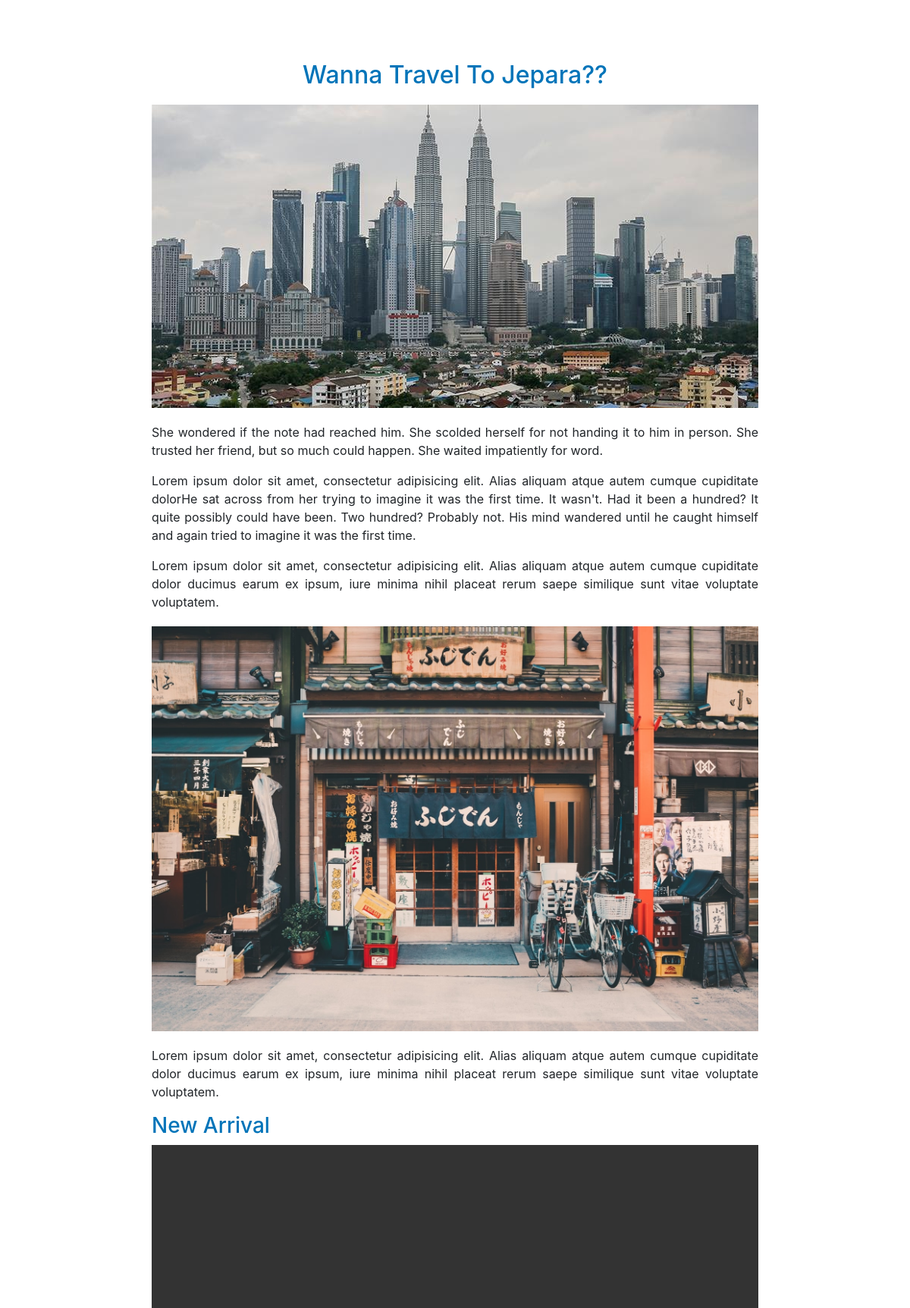
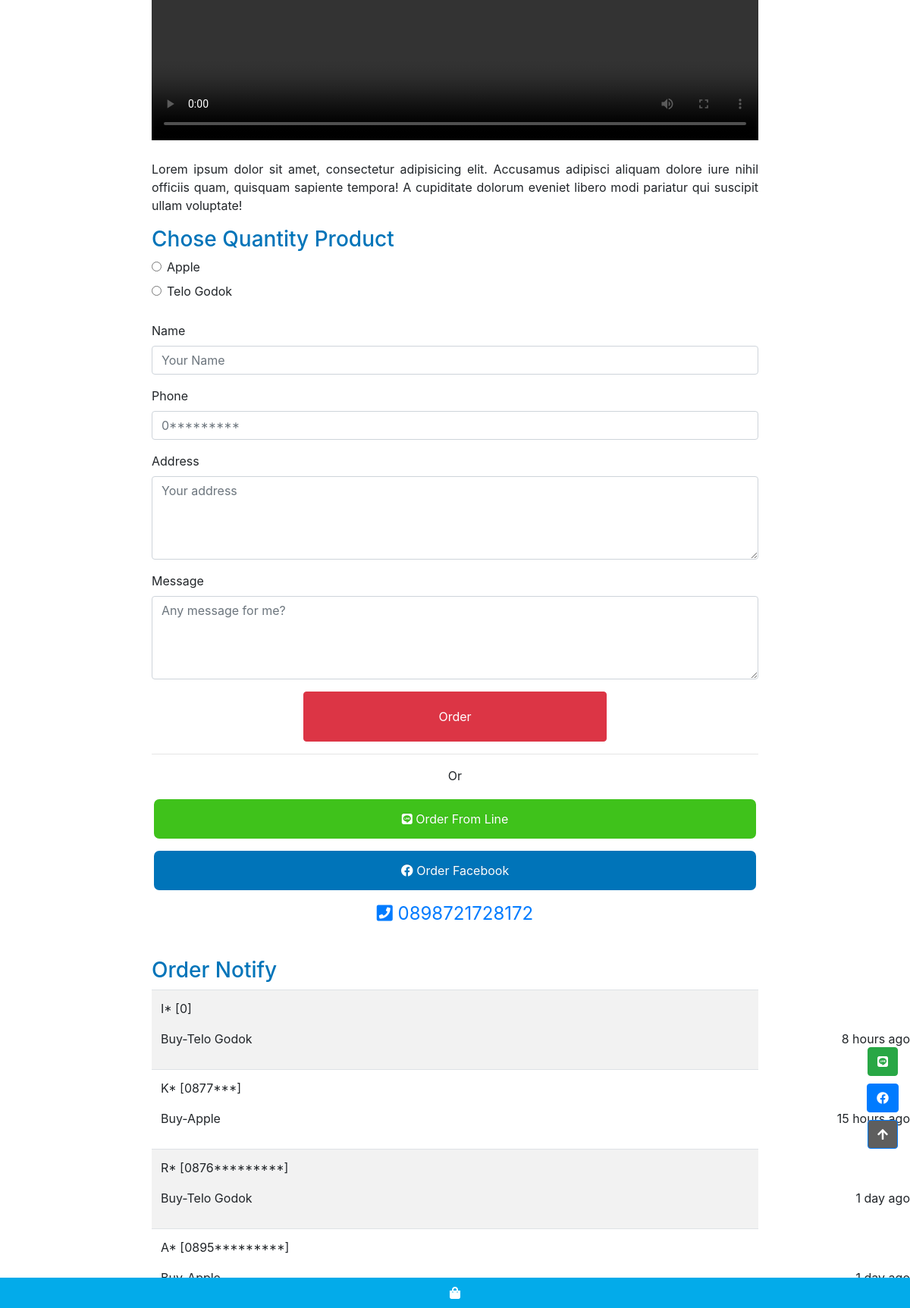
The page / on the database its author committed (2 pictures, top to bottom).
### tables this page shows
CREATE TABLE `product_varians` (
  `id_pv` int(11) NOT NULL,
  `name` varchar(255) NOT NULL
);

CREATE TABLE `transaction` (
  `id` int(11) NOT NULL,
  `pv_id` int(11) NOT NULL,
  `name` varchar(255) NOT NULL,
  `address` text NOT NULL,
  `phone` varchar(50) NOT NULL,
  `message` text NOT NULL,
  `date` timestamp NULL DEFAULT NULL
);

### config/MainClass.php (called while the page is built, shortened)
<?php
class MainClass
{
    function __construct()
    {
        $host = "localhost";
        $user = "root";
        $pw = "";
        $db = "fiver_puphas";
        $this->db = new PDO("mysql:$host", $user, $pw);
        $this->db->exec("CREATE DATABASE IF NOT EXISTS $db");
        $this->db->exec("USE $db");
    }
    function getPv()
    {
        return $this->db->query("select * from product_varians order by id_pv desc ")->fetchAll();
    }
    function getNotify()
    {
        return $this->db->query("select *, t.name as tname, pv.name as pvname
            from transaction t
            join   product_varians pv on t.pv_id =pv.id_pv
            order by id desc
            limit 0,9 ")->fetchAll(PDO::FETCH_ASSOC);
    }
    function time_elapsed_string($datetime, $full = false)
    {
        $now = new DateTime;
        $ago = new DateTime($datetime);
        $diff = $now->diff($ago);
        $diff->w = floor($diff->d / 7);
        $diff->d -= $diff->w * 7;
        $string = array(
            'y' => 'year',
            'm' => 'month',
            'w' => 'week',
            'd' => 'day',
            'h' => 'hour',
            'i' => 'minute',
            's' => 'second',
        );
        foreach ($string as $k => &$v) {
            if ($diff->$k) {
                $v = $diff->$k . ' ' . $v . ($diff->$k > 1 ? 's' : '');
            } else {
                unset($string[$k]);
            }
        }
        if (!$full) $string = array_slice($string, 0, 1);
        return $string ? implode(', ', $string) . ' ago' : 'just now';
    }
}
$use = new MainClass();

### index.php (the view, shortened to what this page needs)
<?php
require 'config/MainClass.php';
$productVariation = $use->getPv();
$notify = $use->getNotify();
$pageFbName = "dityaranote";
$pageLineId = "dityara17";
$phoneNumber = "0898721728172";
?>
<!doctype html>
<html lang="en">
<head>
    <link rel="stylesheet" href="https://cdnjs.cloudflare.com/ajax/libs/font-awesome/5.14.0/css/all.min.css"
/>
    <link rel="stylesheet" href="https://stackpath.bootstrapcdn.com/bootstrap/4.5.2/css/bootstrap.min.css"
>
    <link rel="stylesheet" href="css/myCss.css">
</head>
<body>
<div class="container">
    <div class="main">
        <div class="title" id="title">
            <h2>Wanna Travel To Jepara??</h2>
        </div>
        <div class="img">
            <img src="images/product1.png" alt="Product 1" style="width: 100%;height: 400px">
        </div>
        <p>
            She wondered if the note had reached him. She scolded herself for not handing it to him in person. She
            trusted her friend, but so much could happen. She waited impatiently for word.
        </p>
        <p>
            Lorem ipsum dolor sit amet, consectetur adipisicing elit. Alias aliquam atque autem cumque cupiditate
            dolorHe sat across from her trying to imagine it was the first time. It wasn't. Had it been a hundred? It
            quite possibly could have been. Two hundred? Probably not. His mind wandered until he caught himself and
            again tried to imagine it was the first time.
        </p>
        <p>
            Lorem ipsum dolor sit amet, consectetur adipisicing elit. Alias aliquam atque autem cumque cupiditate dolor
            ducimus earum ex ipsum, iure minima nihil placeat rerum saepe similique sunt vitae voluptate voluptatem.
        </p>
        <div class="img">
            <img src="images/product2.jpeg" alt="Product 1">
        </div>
        <p>
            Lorem ipsum dolor sit amet, consectetur adipisicing elit. Alias aliquam atque autem cumque cupiditate dolor
            ducimus earum ex ipsum, iure minima nihil placeat rerum saepe similique sunt vitae voluptate voluptatem.
        </p>
        <div class="sub-title">
            <h3>New Arrival</h3>
        </div>
        <video src="videos/play-1.mp4" autoplay controls>
        </video>
        <p>
            Lorem ipsum dolor sit amet, consectetur adipisicing elit. Accusamus adipisci aliquam dolore iure nihil
            officiis quam, quisquam sapiente tempora! A cupiditate dolorum eveniet libero modi pariatur qui suscipit
            ullam voluptate!
        </p>
        <div class="form" id="form" style="margin-bottom: 40px;">
            <form action="" method="post">
                <div class="sub-title">
                    <h3>Chose Quantity Product</h3>
                </div>
                    <div class="form-check" style="margin-bottom: 20px;">
                        <?php foreach ($productVariation as $product): ?>
                            <input onclick="setBold(<?= $product['id_pv'] ?>)" id="cProduk<?= $product['id_pv'] ?>"
                                   type="radio" name="varian" class="form-check-input" value="<?= $product['id_pv'] ?>">
                            <label class="id_pv_c" for="cProduk<?= $product['id_pv'] ?>">
                                <?= $product['name'] ?>
                            </label>
                            <br>
                        <?php endforeach; ?>
                    </div>
                    <div class="form-group">
                        <label for="">Name</label>
                        <input type="text" name="name" class="form-control" required placeholder="Your Name">
                    </div>
                    <div class="form-group">
                        <label for="">Phone</label>
                        <input type="number" name="phone" class="form-control" required placeholder="0*********">
                    </div>
                    <div class="form-group">
                        <label for="">Address</label>
                        <textarea name="address" id="" class="form-control" required rows="4" placeholder="Your address"></textarea>
                    </div>
                    <div class="form-group">
                        <label for="">Message</label>
                        <textarea name="message" id="" class="form-control" rows="4" placeholder="Any message for me?"></textarea>
                    </div>
                    <div class="text-center">
                        <button name="submit" style="width: 400px;padding: 20px" class="btn btn-danger">Order</button>
                    </div>
            </form>
            <hr>
            <p class="text-center">Or</p>
            <a href="https://line.me/R/ti/p/<?= $pageLineId ?>" target="_blank" class="">
                <div class="contact_line">
	                <span class="header_brand_text">
	                    <i class="fab fa-line"></i>
	                    Order From Line
                    </span>
                </div>
            </a>
            <a href="http://m.me/<?= $pageFbName ?>?ref=summer_coupon" target="_blank" class="">
                <div class="contact_fb">
	                <span class="header_brand_text">
	                    <i class="fab fa-facebook"></i>
	                    Order Facebook
                    </span>
                </div>
            </a>
            <a href="tel:<?= $phoneNumber ?>" target="_blank" class="text-center" style="font-size: 24px;">
                <div class="">
	                <span class="header_brand_text">
	                    <i class="fas fa-phone-square"></i>
	                    <?= $phoneNumber ?>
                    </span>
                </div>
            </a>
        </div>
        <div class="notify-section">
            <div class="sub-title">
                <h3>Order Notify</h3>
            </div>
            <div class="ent">
                <div class="notify-all">
                    <ul id="mytext">
                        <marquee startVisible="true" duplicated="true" direction="up" scrollamount="5">
                            <table class="table table-striped">
                                <?php foreach ($notify as $item): ?>
                                    <tr>
                                        <td>
                                            <p><span class="notif-badge"></span><?php
                                                $target = $item['phone'];
                                                $targetN = $item['tname'];
                                                $count = strlen($item['phone']) - 3;
                                                $output = substr_replace($target, str_repeat('*', $count), 4, $count);
                                                $outputN = substr($targetN, 0, strlen($targetN) - (strlen($targetN) - 1));
                                                echo $outputN . "* [" . $output . "]"; ?>
                                            </p>
                                            <p>
                                                <span class="notif-date"><?php echo $use->time_elapsed_string($item['date']) ?></span>Buy-<?= $item['name'] ?>
                                            </p>
                                        </td>
                                    </tr>
                                <?php endforeach; ?>
                            </table>
                        </marquee>
                    </ul>
                </div>
            </div>
        </div>
    </div>
</div>
<div class="side-btn">
    <div class="fixed-badges">
        <a class="fixed-badge fixed-soc" href="https://line.me/R/ti/p/<?= $pageLineId ?>">
            <span class="btn btn-success"><i class="fab fa-line"></i></span>
        </a>
        <a class="fixed-badge fixed-soc" href="http://m.me/<?= $pageFbName ?>?ref=summer_coupon">
            <span class="btn btn-primary"><i class="fab fa-facebook"></i></span>
        </a>
        <a class="fixed-badge after fixed-soc" href="#title">
            <span class="btn btn-primary" style="background: #5e5e5e"><i class="fa fa-arrow-up"></i></span>
        </a>
    </div>
</div>
<div class="footer after">
    <a href="#form" style="color: white">
        <p style="width: 100%">
            <i class="fa fa-shopping-bag"></i>
        </p>
    </a>
</div>
</body>
</html>

### css/myCss.css (style rules this page uses)
.main { max-width: 800px; padding-top: 80px; padding-bottom: 80px; margin: 0 auto; }
body { padding-bottom: 40px; }
html { scroll-behavior: smooth; }
body { position: relative; }
a { text-decoration: none !important; }
.title { text-align: center; }
.img img { width: 100%; object-fit: cover; margin: 0 auto; }
video { width: 100%; height: 400px; margin-bottom: 20px; }
.img { text-align: center; margin: 20px 0; }
.main p { text-align: justify; }
.contact_line { margin-top: 10px; margin-bottom: 10px; background-repeat: repeat-x; text-align: center; -webkit-font-smoothing: antialiased; -moz-osx-font-smoothing: grayscale; background-color: #3fc21b; border-style: solid; -webkit-box-shadow: 0 1px 0 0 rgba(255, 255, 255, 0.34); box-shadow: 0 1px 0 0 rgba(255, 255, 255, 0.34); color: #fff; text-shadow: 0 -1px rgba(0, 0, 0, 0.11); -webkit-border-radius: 10px; -moz-border-radius: 10px; border-radius: 10px; text-decoration: none; padding: 14px 8px; }
.contact_fb { margin-top: 10px; margin-bottom: 10px; background-repeat: repeat-x; text-align: center; -webkit-font-smoothing: antialiased; -moz-osx-font-smoothing: grayscale; background-color: #0074b9; border-style: solid; -webkit-box-shadow: 0 1px 0 0 rgba(255, 255, 255, 0.34); box-shadow: 0 1px 0 0 rgba(255, 255, 255, 0.34); color: #fff; text-shadow: 0 -1px rgba(0, 0, 0, 0.11); -webkit-border-radius: 10px; -moz-border-radius: 10px; border-radius: 10px; text-decoration: none; padding: 14px 8px; }
.fixed-badges { bottom: 200px; right: 10px; z-index: 1000; position: fixed; }
.fixed-soc { font-size: 14px; margin-right: 5px; display: block; text-align: center; text-decoration: none; margin-bottom: 10px; }
.footer { position: fixed; bottom: 0; width: 100%; color: white; height: 40px; background: #03ABEA; text-align: center; line-height: 40px; }
.footer a { width: 100%; color: white !important; }
.sub-title { color: #0074b9; }
.title { color: #0074b9; }
.notify-all { height: 150px !important; }
.notify-all ul { padding: 0; }
.notif-badge,.notif-date { position: absolute; right: 0; }
.notify-section { margin-bottom: 40px; }

### rows shown on the page
product_varians: name "Apple"
product_varians: name "Telo Godok"
transaction: name "I", phone "0", date "8 hours ago", product_varians.name "Telo Godok"
transaction: name "K", phone "0877***", date "15 hours ago", product_varians.name "Apple"
transaction: name "R", phone "0876*********", date "1 day ago", product_varians.name "Telo Godok"
transaction: name "A", phone "0895*********"

### other values the page prints
$phoneNumber "0898721728172"
